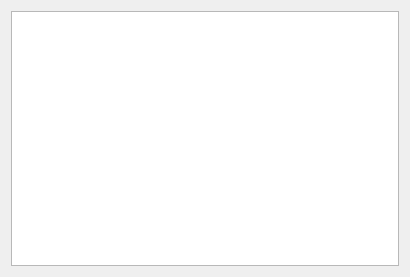
<?xml version="1.0" encoding="UTF-8"?>
<ui version="4.0">
 <class>InstallPage</class>
 <widget class="QWizardPage" name="InstallPage">
  <property name="geometry">
   <rect>
    <x>0</x>
    <y>0</y>
    <width>410</width>
    <height>277</height>
   </rect>
  </property>
  <property name="windowTitle">
   <string notr="true"/>
  </property>
  <property name="title">
   <string>Installing</string>
  </property>
  <property name="subTitle">
   <string notr="true">Please wait while %1 is being installed.</string>
  </property>
  <layout class="QVBoxLayout" name="verticalLayout">
   <item>
    <widget class="QTextEdit" name="out">
     <property name="readOnly">
      <bool>true</bool>
     </property>
    </widget>
   </item>
  </layout>
 </widget>
 <resources/>
 <connections/>
</ui>
